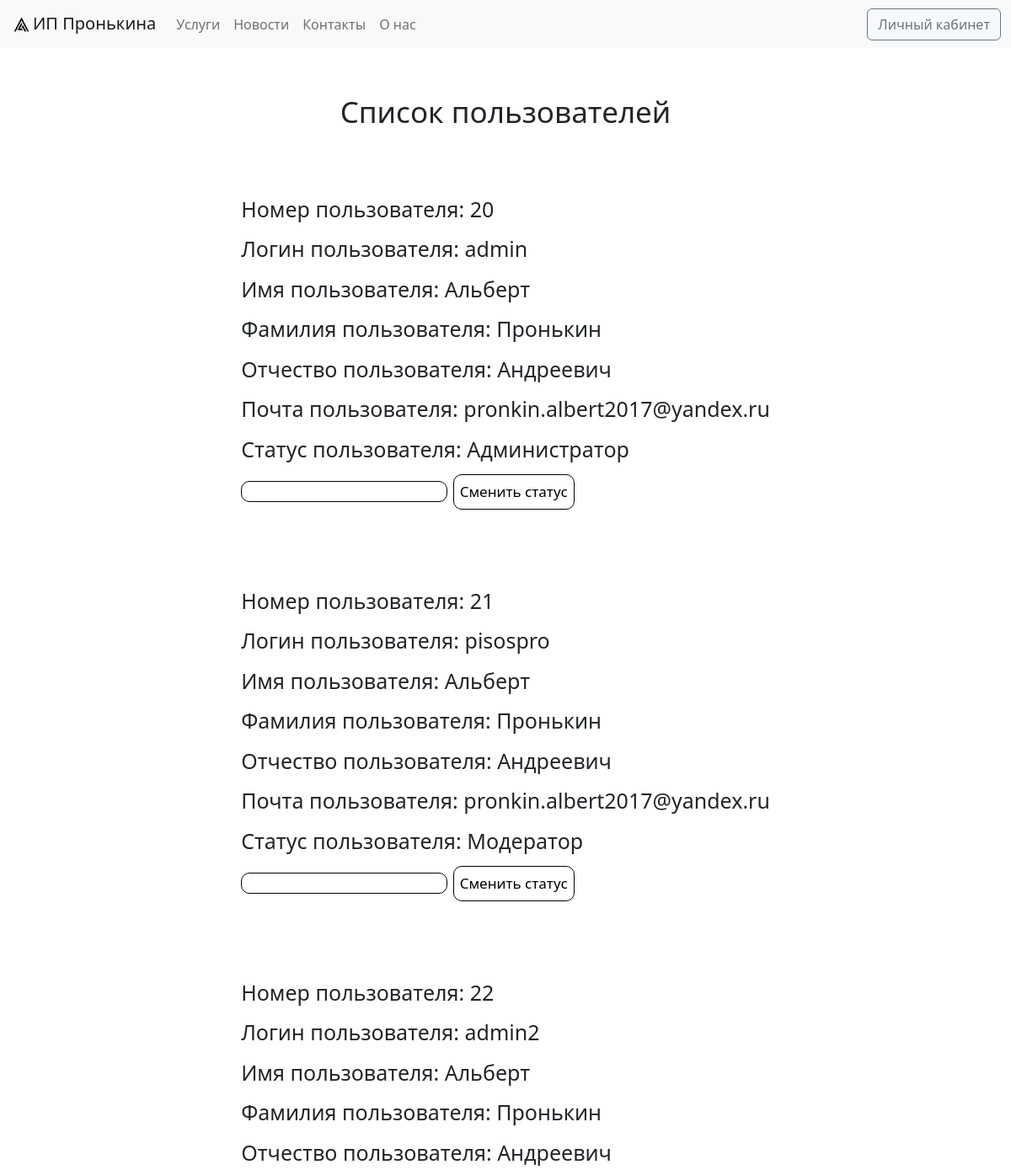
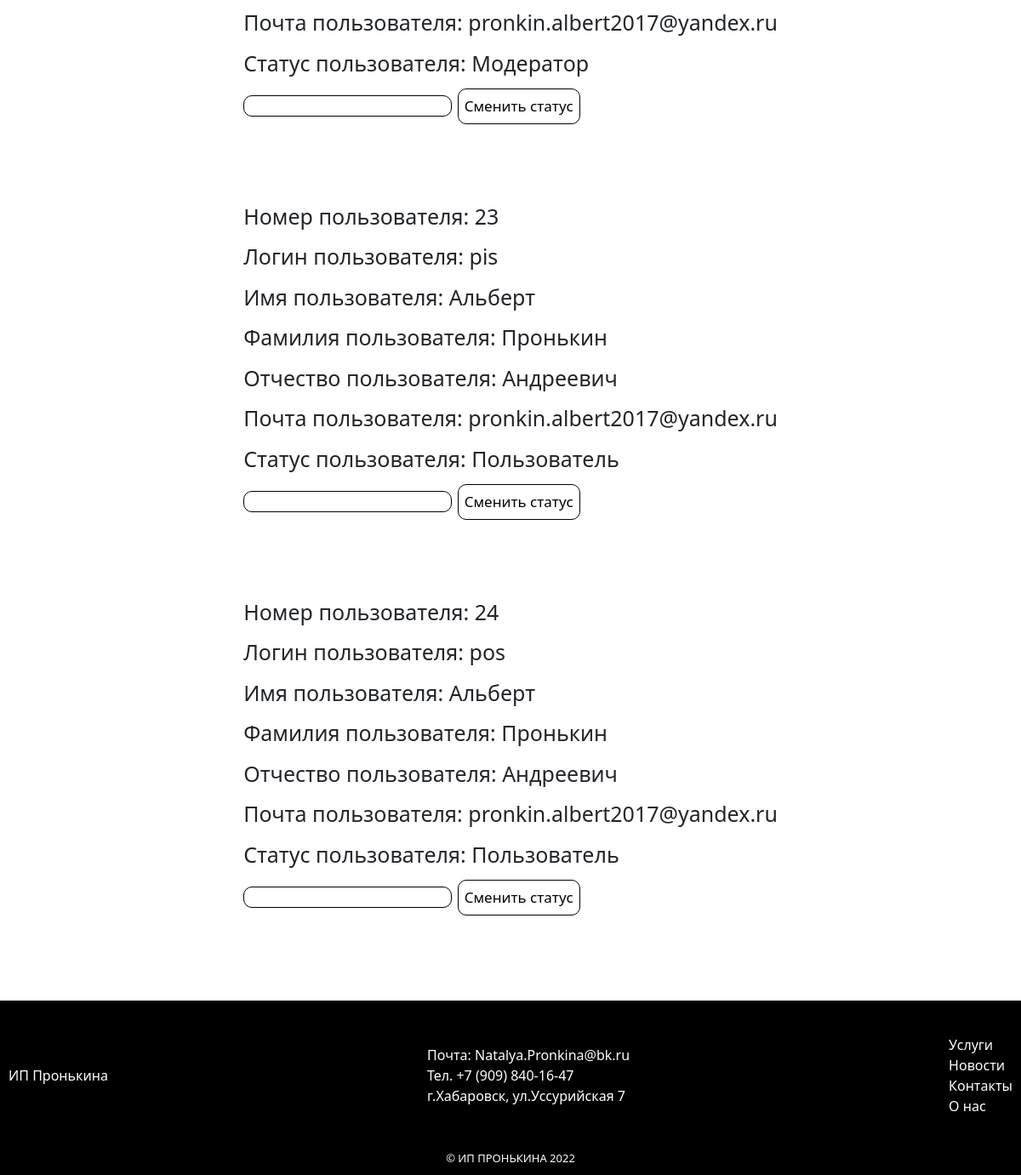
Screenshot of /users_status_up.php (signed in) with the database file from the repository (2 pictures, top to bottom).
### tables this page shows
CREATE TABLE `users` (
  `id` int NOT NULL,
  `login` varchar(15) NOT NULL,
  `password` varchar(30) NOT NULL,
  `first_name` text NOT NULL,
  `last_name` text NOT NULL,
  `second_name` text NOT NULL,
  `email` text NOT NULL,
  `id_status` int NOT NULL
);

CREATE TABLE `users_status` (
  `id` int NOT NULL,
  `status` text NOT NULL
);

### users_status_up.php (the view, shortened to what this page needs)
<!DOCTYPE html>
<html lang="en">
<head>
    <link rel="stylesheet" href="mobile.css">
    <link rel="stylesheet" href="style.css">
    <link rel="stylesheet" href="/css/bootstrap.css">
</head>
<body>
<?php
        $id = $_SESSION['id'];
    ?>
    <nav class="navbar navbar-expand-lg navbar-light bg-light">
        <div class="container-fluid">
        <a class="navbar-brand" href="index.php">
        <img src="/image/logo.png" alt="logo" width="27" height="30" class="d-inline-block align-text-top">ИП Пронькина</a>
            <div class="collapse navbar-collapse" id="navbarSupportedContent">
            <ul class="navbar-nav me-auto mb-2 mb-lg-0">
                <li class="nav-item">
                <a class="nav-link" href="services.php">Услуги</a>
                </li>
                <li class="nav-item">
                <a class="nav-link" href="news.php">Новости</a>
                </li>
                <li class="nav-item">
                <a class="nav-link" href="contacts.php">Контакты</a>
                </li>
                <li class="nav-item">
                <a class="nav-link" href="about_us.php">О нас</a>
                </li>
            </ul>
            <?php
                if (empty($_SESSION['login']) or empty($_SESSION['id']))
                {
                    echo '<a href="log_in.php"><button class="btn btn-outline-secondary" type="submit">Вход/Регистрация</button></a>';
                }
                else
                {
                echo '<a href="lk.php"><button class="btn btn-outline-secondary" type="submit">Личный кабинет</button></a>';
            }
            ?>
            </div>
        </div>
        </nav>
    <div class="users">Список пользователей</div>
    <div class="zaks">
    <?php
        require("bd.php");
        if (isset($id)) {
        $sql = "SELECT * FROM users";
        $result = mysqli_query($db, $sql);
        $dates = mysqli_fetch_all($result);
        if (isset($dates)) {
            foreach ($dates as $value) {
                echo '<div class="users_cont">';
                echo '<div class="lks_text">Номер пользователя: '.$value[0].'</div>';
                echo '<div class="lks_text">Логин пользователя: '.$value[1].'</div>';
                echo '<div class="lks_text">Имя пользователя: '.$value[3].'</div>';
                echo '<div class="lks_text">Фамилия пользователя: '.$value[4].'</div>';
                echo '<div class="lks_text">Отчество пользователя: '.$value[5].'</div>';
                echo '<div class="lks_text">Почта пользователя: '.$value[6].'</div>';
                $sql_st = "SELECT * FROM users_status WHERE id=$value[7]";
                $result_st = mysqli_query($db, $sql_st);
                $dates_st = mysqli_fetch_all($result_st);
                if (isset($dates_st)) {
                    foreach ($dates_st as $users_st) {
                        echo '<div class="lks_text">Статус пользователя: '.$users_st[1].'</div>';
                    }
                }
                echo '<div class="lks_text">';
                echo '<form method="post" action="change_users_status_up.php">';
                echo '<input class="reg" list="list_one" name="users_status" autocomplete="off"> <datalist id="list_one">';
                $sql_st_up = "SELECT * FROM users_status";
                $result_st_up = mysqli_query($db, $sql_st_up);
                echo '</datalist> <input type="submit" class="regk" value="Сменить статус"></form></div>';
                echo '</div>';
            }
        }
    } else {
        header('Location: /log_in.php');
    }
    ?>
    </div>
    <footer>
        <div class="info_footer">
            <div>
            <div><a href="index.php">ИП Пронькина</a></div>
            </div>
            <div>
                Почта: Natalya.Pronkina@bk.ru <br>
                Тел. +7 (909) 840-16-47 <br>
                г.Хабаровск, ул.Уссурийская 7
            </div>
            <div>
                <a href="services.php">Услуги</a><br>
                <a href="news.php">Новости</a><br>
                <a href="contacts.php">Контакты</a><br>
                <a href="about_us.php">О нас</a>
            </div>
        </div>
        <div class="prav_footer">
            <div>© ИП ПРОНЬКИНА 2022</div>
        </div>
    </footer>
</body>
</html>

### mobile.css (style rules this page uses)
* { margin: 0; }
body { font-family: "ComicReliefBold"; }

### style.css (style rules this page uses)
* { margin: 0; }
body { font-family: "ComicReliefBold"; }
.regk { background-color: white; color: black; border: 1px solid black; border-radius: 10px; font-size: 17px; padding: 7px 7px 7px 7px; }
.lks_text { padding-bottom: 10px; display: flex; font-size: 25px; }
.zaks { display: flex; flex-direction: column; align-items: center; padding-bottom: 50px; }
.users { display: flex; font-size: 35px; text-align: center; text-weight: bold; justify-content: center; padding-top: 50px; padding-bottom: 30px }
.users_cont { display: flex; padding-top: 40px; padding-bottom: 40px; flex-direction: column; }
@media screen and (min-width: 1050px) { .reg { width: 245px; height: 25px; border: 1px solid black; border-radius: 10px; font-size: 17px; } }
@media screen and (min-width: 1050px) { footer { display: flex; background: black; color: white; padding-top: 40px; padding-bottom: 10px; flex-direction: column; } }
@media screen and (min-width: 1050px) { footer a { padding-left: 10px; padding-right: 10px; text-decoration: none; color: white; } }
@media screen and (min-width: 1050px) { .info_footer { display: flex; align-items: center; justify-content: space-between; } }
@media screen and (min-width: 1050px) { .prav_footer { padding-top: 40px; font-size: 13px; display: flex; justify-content: space-evenly; } }

### rows the page displays
users: id "20", login "admin", first_name "Альберт", last_name "Пронькин", second_name "Андреевич", email "pronkin.albert2017@yandex.ru"
users_status: status "Администратор"
users: id "21", login "pisospro", first_name "Альберт", last_name "Пронькин", second_name "Андреевич", email "pronkin.albert2017@yandex.ru"
users_status: status "Модератор"
users: id "22", login "admin2", first_name "Альберт", last_name "Пронькин", second_name "Андреевич", email "pronkin.albert2017@yandex.ru"
users: id "23", login "pis", first_name "Альберт", last_name "Пронькин", second_name "Андреевич", email "pronkin.albert2017@yandex.ru"
users_status: status "Пользователь"
users: id "24", login "pos", first_name "Альберт", last_name "Пронькин", second_name "Андреевич", email "pronkin.albert2017@yandex.ru"
